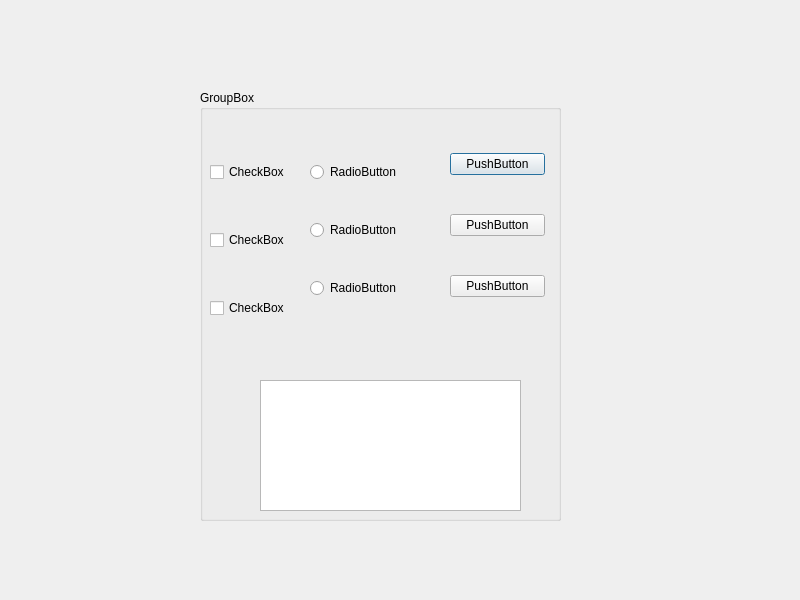
<?xml version="1.0" encoding="UTF-8"?>
<ui version="4.0">
 <class>Dialog</class>
 <widget class="QDialog" name="Dialog">
  <property name="geometry">
   <rect>
    <x>0</x>
    <y>0</y>
    <width>800</width>
    <height>600</height>
   </rect>
  </property>
  <property name="windowTitle">
   <string>Dialog</string>
  </property>
  <widget class="QGroupBox" name="groupBox">
   <property name="geometry">
    <rect>
     <x>200</x>
     <y>90</y>
     <width>361</width>
     <height>431</height>
    </rect>
   </property>
   <property name="title">
    <string>GroupBox</string>
   </property>
   <widget class="QWidget" name="layoutWidget">
    <property name="geometry">
     <rect>
      <x>10</x>
      <y>30</y>
      <width>93</width>
      <height>241</height>
     </rect>
    </property>
    <layout class="QVBoxLayout" name="verticalLayout">
     <item>
      <widget class="QCheckBox" name="checkBox">
       <property name="text">
        <string>CheckBox</string>
       </property>
      </widget>
     </item>
     <item>
      <widget class="QCheckBox" name="checkBox_2">
       <property name="text">
        <string>CheckBox</string>
       </property>
      </widget>
     </item>
     <item>
      <widget class="QCheckBox" name="checkBox_3">
       <property name="text">
        <string>CheckBox</string>
       </property>
      </widget>
     </item>
    </layout>
   </widget>
   <widget class="QWidget" name="layoutWidget">
    <property name="geometry">
     <rect>
      <x>110</x>
      <y>40</y>
      <width>117</width>
      <height>201</height>
     </rect>
    </property>
    <layout class="QVBoxLayout" name="verticalLayout_2">
     <item>
      <widget class="QRadioButton" name="radioButton">
       <property name="text">
        <string>RadioButton</string>
       </property>
      </widget>
     </item>
     <item>
      <widget class="QRadioButton" name="radioButton_2">
       <property name="text">
        <string>RadioButton</string>
       </property>
      </widget>
     </item>
     <item>
      <widget class="QRadioButton" name="radioButton_3">
       <property name="text">
        <string>RadioButton</string>
       </property>
      </widget>
     </item>
    </layout>
   </widget>
   <widget class="QWidget" name="layoutWidget">
    <property name="geometry">
     <rect>
      <x>250</x>
      <y>30</y>
      <width>95</width>
      <height>211</height>
     </rect>
    </property>
    <layout class="QVBoxLayout" name="verticalLayout_3">
     <item>
      <widget class="QPushButton" name="pushButton">
       <property name="text">
        <string>PushButton</string>
       </property>
      </widget>
     </item>
     <item>
      <widget class="QPushButton" name="pushButton_2">
       <property name="text">
        <string>PushButton</string>
       </property>
      </widget>
     </item>
     <item>
      <widget class="QPushButton" name="pushButton_3">
       <property name="text">
        <string>PushButton</string>
       </property>
      </widget>
     </item>
    </layout>
   </widget>
   <widget class="QPlainTextEdit" name="plainTextEdit">
    <property name="geometry">
     <rect>
      <x>60</x>
      <y>290</y>
      <width>261</width>
      <height>131</height>
     </rect>
    </property>
   </widget>
  </widget>
 </widget>
 <tabstops>
  <tabstop>plainTextEdit</tabstop>
  <tabstop>pushButton_2</tabstop>
  <tabstop>pushButton</tabstop>
  <tabstop>pushButton_3</tabstop>
  <tabstop>radioButton</tabstop>
  <tabstop>radioButton_2</tabstop>
  <tabstop>checkBox_2</tabstop>
  <tabstop>checkBox</tabstop>
  <tabstop>checkBox_3</tabstop>
 </tabstops>
 <resources/>
 <connections>
  <connection>
   <sender>pushButton</sender>
   <signal>clicked()</signal>
   <receiver>Dialog</receiver>
   <slot>accept()</slot>
   <hints>
    <hint type="sourcelabel">
     <x>498</x>
     <y>165</y>
    </hint>
    <hint type="destinationlabel">
     <x>658</x>
     <y>168</y>
    </hint>
   </hints>
  </connection>
  <connection>
   <sender>pushButton_2</sender>
   <signal>clicked()</signal>
   <receiver>Dialog</receiver>
   <slot>open()</slot>
   <hints>
    <hint type="sourcelabel">
     <x>501</x>
     <y>221</y>
    </hint>
    <hint type="destinationlabel">
     <x>661</x>
     <y>219</y>
    </hint>
   </hints>
  </connection>
  <connection>
   <sender>pushButton_3</sender>
   <signal>clicked()</signal>
   <receiver>Dialog</receiver>
   <slot>reject()</slot>
   <hints>
    <hint type="sourcelabel">
     <x>500</x>
     <y>279</y>
    </hint>
    <hint type="destinationlabel">
     <x>691</x>
     <y>287</y>
    </hint>
   </hints>
  </connection>
 </connections>
</ui>
